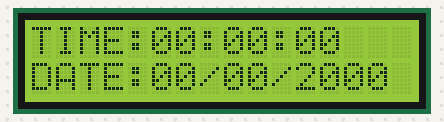
A sketch run on a simulated Arduino Uno, built for the host (arithmetic inside an expression is 32-bit, double 64-bit). Shown: 16×2 character LCD. WiFi joins after 1.5 s; servers stay silent unless stated; network time is answered at once with the bench clock; the local clock reads 2024-03-15 10:24:30 at power-on unless the sketch sets it; what the sketch prints to the serial monitor is not drawn.

Above: at 0.1 s.
At 1.86 s:
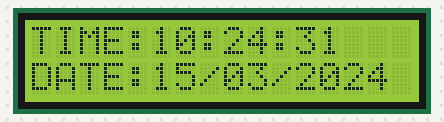
At 6.2 s:
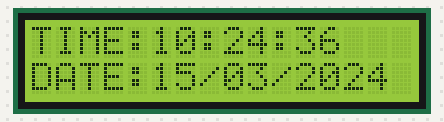
At 11.2 s:
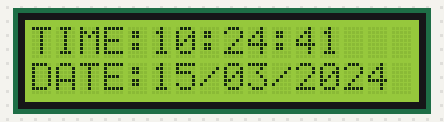
At 20.2 s:
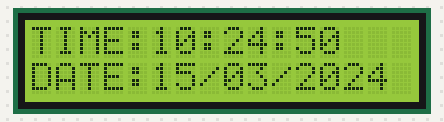
At 38.1 s:
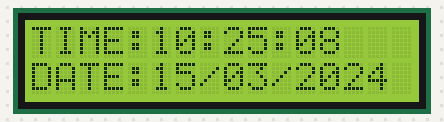

Measured:
- what the display in image 1 shows lasts 0.4 s, from 1.7 s to 2.1 s
- what the display in image 2 shows lasts 1.0 s, from 6.2 s to 7.2 s

The sketch:

1_internet_time_clock.ino
```cpp
#include <LiquidCrystal_I2C.h>
#include <SoftwareSerial.h>
#include <WiFiEsp.h>
#include <WiFiEspUdp.h>
#include <NTPClient.h>
#include <TimeLib.h>
#include "wifi_credentials.h" // Include the WiFi credentials from the separate file

constexpr uint8_t ESP_RX_PIN = 2; // Arduino pin receiving data from ESP-01 TX
constexpr uint8_t ESP_TX_PIN = 3; // Arduino pin sending data to ESP-01 RX
constexpr long ESP_BAUD = 9600;   // Ensure the ESP-01 AT firmware is set to the same baud rate
constexpr long UTC_OFFSET_SECONDS = 2L * 60L * 60L; // UTC+2 (adjust for DST if needed)

SoftwareSerial espSerial(ESP_RX_PIN, ESP_TX_PIN);
WiFiEspUDP ntpUDP;
NTPClient timeClient(ntpUDP, "pool.ntp.org", UTC_OFFSET_SECONDS, 60UL * 60UL * 1000UL); // Update hourly
// Constructor mapping typical PCF8574 backpack pins: En=2, Rw=1, Rs=0, D4..D7=4..7
LiquidCrystal_I2C lcd(0x27, 2, 1, 0, 4, 5, 6, 7);

char Time[] = "TIME:00:00:00";
char Date[] = "DATE:00/00/2000";
byte last_second, second_, minute_, hour_, day_, month_;
int year_;

void setup() {
  Serial.begin(9600); // Start the Serial communication to send messages to the computer
  espSerial.begin(ESP_BAUD); // Start communication with ESP-01
  WiFi.init(&espSerial);     // Initialize WiFi library with ESP-01 serial

  lcd.begin(16, 2); // Initialize I2C LCD module
  lcd.setBacklightPin(3, POSITIVE); // Backlight pin on typical PCF8574 backpacks
  lcd.setBacklight(HIGH); // Turn backlight ON
  lcd.setCursor(0, 0);
  lcd.print(Time);
  lcd.setCursor(0, 1);
  lcd.print(Date);

  if (WiFi.status() == WL_NO_SHIELD) {
    Serial.println("ESP-01 not responding. Check wiring/power.");
    while (true) {
      delay(1000);
    }
  }

  Serial.print("Connecting to ");
  Serial.println(ssid);
  while (WiFi.begin(ssid, password) != WL_CONNECTED) {
    Serial.print(".");
    delay(2000);
  }
  Serial.println("\nConnected to WiFi");

  timeClient.begin(); // Initialize NTP client
  timeClient.forceUpdate(); // Fetch initial time as soon as possible
}

void loop() {
  timeClient.update();
  unsigned long unix_epoch = timeClient.getEpochTime(); // Get Unix epoch time from the NTP server

  second_ = second(unix_epoch);
  if (last_second != second_) {
    minute_ = minute(unix_epoch);
    hour_ = hour(unix_epoch);
    day_ = day(unix_epoch);
    month_ = month(unix_epoch);
    year_ = year(unix_epoch);

    Time[12] = second_ % 10 + 48;
    Time[11] = second_ / 10 + 48;
    Time[9] = minute_ % 10 + 48;
    Time[8] = minute_ / 10 + 48;
    Time[6] = hour_ % 10 + 48;
    Time[5] = hour_ / 10 + 48;

    Date[5] = day_ / 10 + 48;
    Date[6] = day_ % 10 + 48;
    Date[8] = month_ / 10 + 48;
    Date[9] = month_ % 10 + 48;
    Date[13] = (year_ / 10) % 10 + 48;
    Date[14] = year_ % 10 % 10 + 48;

    // Send time and date to serial monitor
    Serial.println(Time);
    Serial.println(Date);

    // Display time and date on the 16x2 LCD
    lcd.setCursor(0, 0);
    lcd.print(Time);
    lcd.setCursor(0, 1);
    lcd.print(Date);

    last_second = second_;
  }

  delay(200);
}
```

wifi_credentials.h
```cpp
// wifi_credentials.h

#ifndef WIFI_CREDENTIALS_H
#define WIFI_CREDENTIALS_H

const char *ssid = "your_SSID";      // Replace with your WiFi SSID
const char *password = "your_Password";  // Replace with your WiFi password

#endif
```
